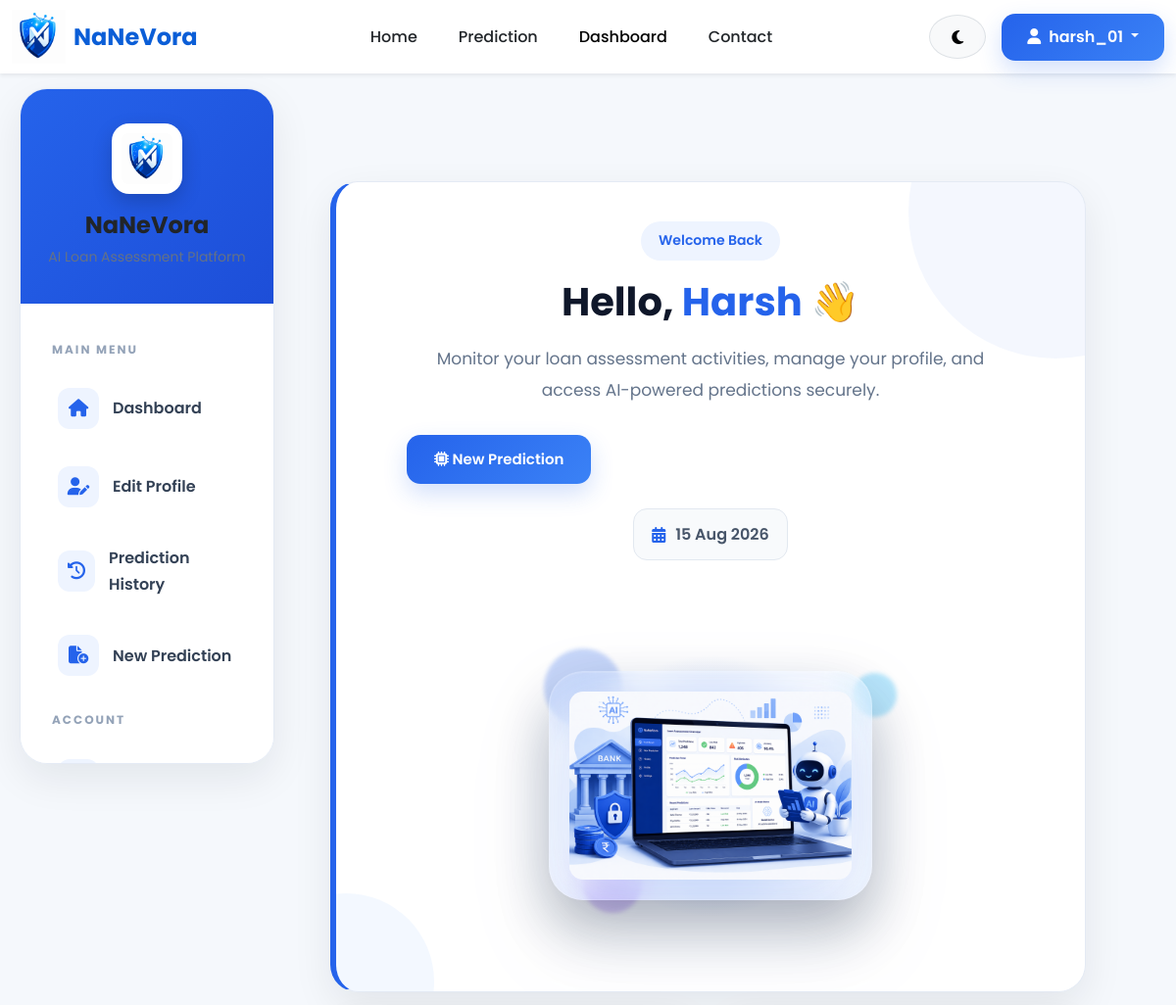
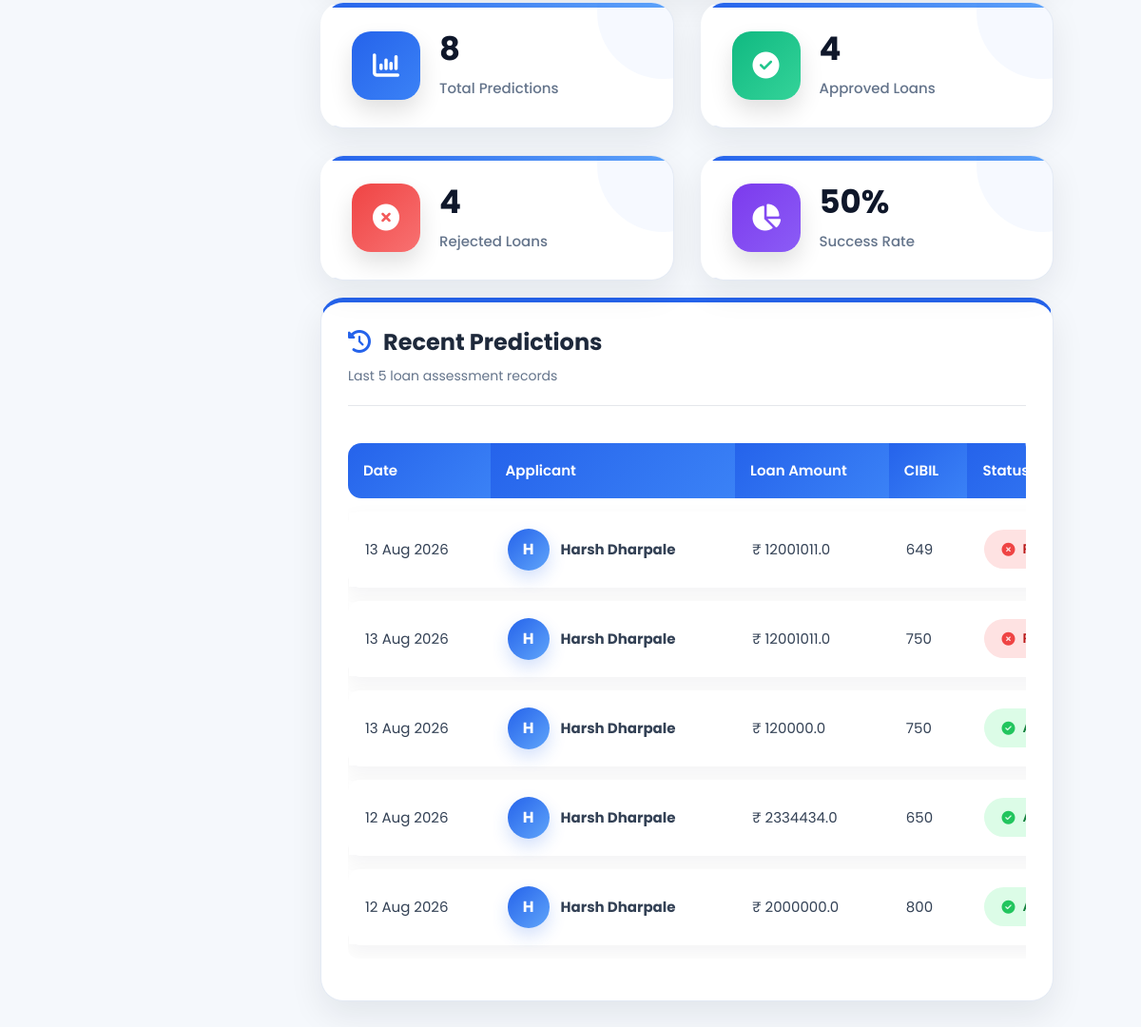
/dashboard/ (signed in), run on the app's committed database (2 pictures, top to bottom).
### website/models.py (models this page shows, shortened)
class Prediction(models.Model):
    EDUCATION = [
        ('Graduate', 'Graduate'),
        ('Not Graduate', 'Not Graduate'),
    ]
    YES_NO = [
        ('Yes', 'Yes'),
        ('No', 'No'),
    ]
    RESULT = [
        ('Approved', 'Approved'),
        ('Rejected', 'Rejected'),
    ]
    user = models.ForeignKey(
        User,
        on_delete=models.CASCADE,
        related_name='predictions'
    )
    no_of_dependents = models.IntegerField()
    education = models.CharField(
        max_length=20,
        choices=EDUCATION
    )
    self_employed = models.CharField(
        max_length=10,
        choices=YES_NO
    )
    income_annum = models.FloatField()
    loan_amount = models.FloatField()
    loan_term = models.IntegerField()
    cibil_score = models.IntegerField()
    residential_assets_value = models.FloatField()
    commercial_assets_value = models.FloatField()
    luxury_assets_value = models.FloatField()
    bank_asset_value = models.FloatField()
    loan_income_ratio = models.FloatField(
        default=0
    )
    asset_loan_ratio = models.FloatField(
        default=0
    )
    prediction_result = models.CharField(
        max_length=20,
        choices=RESULT,
        blank=True
    )
    prediction_probability = models.FloatField(
        default=0
    )
    created_at = models.DateTimeField(
        auto_now_add=True
    )
    prediction_probability = models.FloatField(
        default=0
    )
    status = models.CharField(
    max_length=20,
    default="Completed"
    )
    risk_level = models.CharField(
    max_length=20,
    default="Low"
    )

### website/views.py (the view)
# urls.py: path('dashboard/', views.dashboard, name='dashboard'),
@login_required
def dashboard(request):
    all_predictions = Prediction.objects.filter(
        user=request.user
    )
    predictions = all_predictions.order_by(
        "-created_at"
    )[:5]
    context = {
        "predictions": predictions,
        "total_predictions": all_predictions.count(),
        "approved_count": all_predictions.filter(
            prediction_result="Approved"
        ).count(),
        "rejected_count": all_predictions.filter(
            prediction_result="Rejected"
        ).count(),
    }
    return render(
        request,
        "dashboard.html",
        context
    )

### templates/dashboard.html (shortened to what this page needs)
{% extends 'base.html' %}
{% load static %}
{% block extra_css %}
<link rel="stylesheet" href="{% static 'css/dashboard.css' %}">
{% endblock %}
{% block content %}
<section class="dashboard-section">
<div class="container-fluid">
<div class="dashboard-wrapper">
<aside class="dashboard-sidebar">
    <div class="sidebar-header">
        <img src="{% static 'images/logo.png' %}"
             alt="NaNeVora"
             class="sidebar-logo">
        <h3>
            NaNeVora
        </h3>
        <p>
            AI Loan Assessment Platform
        </p>
    </div>
    <div class="sidebar-menu">
        <h6>
            MAIN MENU
        </h6>
<a href="#"
   class="active"
   onclick="showPanel('dashboard')">
            <i class="fa-solid fa-house"></i>
            <span>
                Dashboard
            </span>
        </a>
        <a href="#" onclick="showPanel('profile')">
            <i class="fa-solid fa-user-pen"></i>
            <span>
                Edit Profile
            </span>
        </a>
        <a href="{% url 'history' %}">
            <i class="fa-solid fa-clock-rotate-left"></i>
            <span>
                Prediction History
            </span>
        </a>
        <a href="{% url 'prediction' %}">
            <i class="fa-solid fa-file-circle-plus"></i>
            <span>
                New Prediction
            </span>
        </a>
        <h6 class="mt-4">
            ACCOUNT
        </h6>
        <a href="#"
           data-bs-toggle="modal"
           data-bs-target="#logoutModal">
            <i class="fa-solid fa-right-from-bracket"></i>
        </a>
    </div>
</aside>
<div class="dashboard-content">
<div id="dashboard-panel" class="dashboard-panel">
<div class="welcome-card">
    <div class="welcome-left">
        <span class="welcome-tag">
            Welcome Back
        </span>
        <h2>
            Hello,
            <span>
                {{ request.user.first_name|default:request.user.username }}
            </span>
            👋
        </h2>
        <p>
            Monitor your loan assessment activities,
            manage your profile,
            and access AI-powered predictions securely.
        </p>
        <div class="welcome-actions">
            <a href="{% url 'prediction' %}"
               class="btn btn-primary">
                <i class="fa-solid fa-microchip"></i>
                New Prediction
            </a>
        </div>
        <div class="current-date">
            <i class="fa-solid fa-calendar-days"></i>
            {% now "d M Y" %}
        </div>
    </div>
<div class="welcome-right">
    <div class="dashboard-image-wrapper">
        <div class="floating-circle circle2"></div>
        <img src="{% static 'images/dashboard-ai.png' %}"
             class="dashboard-ai"
             alt="AI Dashboard">
    </div>
</div>
</div>
<div class="stats-grid">
    <div class="premium-card">
        <div class="card-icon blue">
            <i class="fa-solid fa-chart-column"></i>
        </div>
        <div class="card-content">
            <h3>
                {{ total_predictions }}
            </h3>
            <p>
                Total Predictions
            </p>
        </div>
    </div>
    <div class="premium-card">
        <div class="card-icon green">
            <i class="fa-solid fa-circle-check"></i>
        </div>
        <div class="card-content">
            <h3>
                {{ approved_count }}
            </h3>
            <p>
                Approved Loans
            </p>
        </div>
    </div>
    <div class="premium-card">
        <div class="card-icon red">
            <i class="fa-solid fa-circle-xmark"></i>
        </div>
        <div class="card-content">
            <h3>
                {{ rejected_count }}
            </h3>
            <p>
                Rejected Loans
            </p>
        </div>
    </div>
    <div class="premium-card">
        <div class="card-icon purple">
            <i class="fa-solid fa-chart-pie"></i>
        </div>
        <div class="card-content">
            <h3>
                {% if total_predictions > 0 %}
                    {% widthratio approved_count total_predictions 100 %}%
                {% else %}
                    0%
                {% endif %}
            </h3>
            <p>
                Success Rate
            </p>
        </div>
    </div>
</div>
<div class="prediction-table-card">
    <div class="table-header">
        <div>
            <h4>
                <i class="fa-solid fa-clock-rotate-left me-2"></i>
                Recent Predictions
            </h4>
            <small>
                Last 5 loan assessment records
            </small>
        </div>
    </div>
    <div class="table-responsive">
        <table class="table align-middle">
            <thead>
                <tr>
                    <th>Date</th>
                    <th>Applicant</th>
                    <th>Loan Amount</th>
                    <th>CIBIL</th>
                    <th>Status</th>
                </tr>
            </thead>
            <tbody>
            {% for prediction in predictions %}
            <tr>
                <td>
                    {{ prediction.created_at|date:"d M Y" }}
                </td>
                <td>
                    <div class="applicant-info">
                        <div class="avatar">
                            {{ request.user.first_name|first|default:request.user.username|first|upper }}
                        </div>
                        <div>
                            <strong>
                                {{ request.user.get_full_name|default:request.user.username }}
                            </strong>
                        </div>
                    </div>
                </td>
                <td>
                    ₹ {{ prediction.loan_amount }}
                </td>
                <td>
                    {{ prediction.cibil_score }}
                </td>
                <td>
                    {% if prediction.prediction_result == "Approved" %}
                    <span class="status success">
                        <i class="fa-solid fa-circle-check"></i>
                    </span>
                    {% else %}
                    <span class="status danger">
                        <i class="fa-solid fa-circle-xmark"></i>
                    </span>
                    {% endif %}
                </td>
            </tr>
            {% endfor %}
            </tbody>
        </table>
    </div>
</div>
</div>
</div>
</div>
</div>
</section>
{% endblock %}

### templates/navbar.html (shortened to what this page needs)
{% load static %}
<nav class="navbar navbar-expand-lg custom-navbar shadow-sm sticky-top">
    <div class="container">
<a class="navbar-brand d-flex align-items-center"
   href="{% url 'home' %}">
    <img src="{% static 'images/logo.png' %}"
         alt="NaNeVora Logo"
         class="logo-img">
    <div class="ms-2">
        <h4 class="brand-text mb-0">
            NaNeVora
        </h4>
        </div>
        </a>
        <div class="collapse navbar-collapse"
             id="mainNavbar">
            <ul class="navbar-nav mx-auto">
                <li class="nav-item">
                    <a class="nav-link" href="{% url 'home' %}">
                        Home
                    </a>
                </li>
                <li class="nav-item">
                    <a class="nav-link" href="{% url 'prediction' %}">
                        Prediction
                    </a>
                </li>
                <li class="nav-item">
                    <a class="nav-link" href="{% url 'dashboard' %}">
                        Dashboard
                    </a>
                </li>
                <li class="nav-item">
                    <a class="nav-link" href="{% url 'contact' %}">
                        Contact
                    </a>
                </li>
            </ul>
            <div class="d-flex align-items-center">
                <button
                    type="button"
                    class="btn btn-light theme-btn me-3"
                    id="themeToggle"
                    aria-label="Toggle Dark Mode">
                    <i class="fa-solid fa-moon"></i>
                </button>
                {% if user.is_authenticated %}
                <div class="dropdown">
                    <button class="btn btn-primary dropdown-toggle"
                            data-bs-toggle="dropdown">
                        <i class="fa-solid fa-user me-1"></i>
                        {{ user.username }}
                    </button>
                </div>
                {% endif %}
            </div>
        </div>
    </div>
</nav>

### static/css/variables.css (style rules this page uses)
:root { --primary-color:#0B5ED7; --primary-dark:#084298; --primary-light:#D7E8FF; --secondary-color:#0D6EFD; --background-color:#F8FAFC; --card-background:#FFFFFF; --navbar-background:#FFFFFF; --footer-background:#0B1F3A; --text-color:#212529; --text-light:#6C757D; --white:#FFFFFF; --black:#000000; --success:#198754; --warning:#FFC107; --danger:#DC3545; --info:#0DCAF0; --border-color:#DEE2E6; --radius-sm:5px; --radius-md:10px; --radius-lg:18px; --radius-xl:25px; --shadow-sm:0 2px 5px rgba(0,0,0,.08); --shadow-md:0 5px 15px rgba(0,0,0,.10); --shadow-lg:0 10px 30px rgba(0,0,0,.15); --font-family:'Poppins',sans-serif; --font-small:14px; --font-normal:16px; --font-medium:18px; --font-large:24px; --font-xl:32px; --font-xxl:42px; --weight-light:300; --weight-normal:400; --weight-medium:500; --weight-semibold:600; --weight-bold:700; --transition:0.30s ease-in-out; --navbar-height:75px; --footer-padding:60px; --button-padding:12px 28px; }

### static/css/base.css (style rules this page uses)
* { margin:0; padding:0; box-sizing:border-box; }
body { font-family:var(--font-family); background:var(--background-color); color:var(--text-color); font-size:var(--font-normal); line-height:1.7; overflow-x:hidden; transition:var(--transition); }
h1, h2, h3, h4, h5, h6 { font-weight:var(--weight-bold); color:var(--text-color); margin-bottom:15px; }
h2 { font-size:var(--font-xl); }
h3 { font-size:30px; }
h4 { font-size:24px; }
h6 { font-size:18px; }
p { color:var(--text-light); margin-bottom:15px; }
a { text-decoration:none; color:inherit; transition:var(--transition); }
img { max-width:100%; height:auto; }
section { padding:80px 0; }
.container { width:100%; }
.btn { border-radius:var(--radius-md); padding:var(--button-padding); font-weight:600; transition:var(--transition); }
.btn-primary { background:var(--primary-color); border:none; }
.table { background:var(--card-background); border-radius:var(--radius-md); overflow:hidden; }
ul { list-style:none; margin:0; padding:0; }
html { scroll-behavior:smooth; }

### static/css/navbar.css (style rules this page uses)
.custom-navbar { background:var(--navbar-background); height:var(--navbar-height); box-shadow:var(--shadow-sm); transition:var(--transition); z-index:1000; }
.logo-img { width:55px; height:55px; object-fit:contain; }
.brand-text { color:var(--primary-color); font-size:24px; font-weight:700; line-height:1; }
.navbar-nav { gap:12px; }
.nav-link { position:relative; color:var(--text-color); font-weight:500; padding:10px 15px !important; transition:var(--transition); }
.nav-link::after { content:""; position:absolute; left:0; bottom:0; width:0; height:3px; background:var(--primary-color); border-radius:20px; transition:var(--transition); }
.theme-btn { width:45px; height:45px; border-radius:50%; border:1px solid var(--border-color); display:flex; align-items:center; justify-content:center; transition:var(--transition); }
.btn-primary { font-weight:600; }
.sticky-top { top:0; }

### static/css/darkmode.css (style rules this page uses)
body, .navbar, .footer, .card, .form-control, .form-select, .table, .btn, .dropdown-menu { transition:all .35s ease; }

### static/css/responsive.css (style rules this page uses)
@media (max-width:1400px) { .container { max-width:1200px; } }
@media (max-width:1200px) { h2 { font-size:32px; } }
@media (max-width:1200px) { h3 { font-size:28px; } }
@media (max-width:1200px) { section { padding:70px 0; } }

### static/css/animations.css (style rules this page uses)
.btn { transition:.3s; }
.nav-link { transition:.3s; }

### data on the page
Prediction: created_at "13 Aug 2026", loan_amount "12001011.0", cibil_score "649", prediction_result "Rejected" (drawn)
Prediction: created_at "13 Aug 2026", loan_amount "12001011.0", cibil_score "750", prediction_result "Rejected" (drawn)
Prediction: created_at "13 Aug 2026", loan_amount "120000.0", cibil_score "750", prediction_result "Approved" (drawn)
Prediction: created_at "12 Aug 2026", loan_amount "2334434.0", cibil_score "650", prediction_result "Approved" (drawn)
Prediction: created_at "12 Aug 2026", loan_amount "2000000.0", cibil_score "800", prediction_result "Approved" (drawn)

### other printed values
{{ user.username }} "harsh_01"
{{ request.user.first_name|default:request.user.username }} "Harsh"
{{ total_predictions }} "8"
{{ approved_count }} "4"
{{ rejected_count }} "4"
{{ request.user.get_full_name|default:request.user.username }} "Harsh Dharpale"
